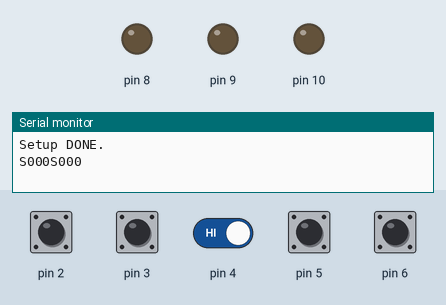
Bench run of a program on a simulated Arduino Uno, built with avr-gcc and run on an emulated ATmega328P. Shown: output pins drawn as LEDs (lit = HIGH), the last lines printed to the serial monitor. Inputs (shaded band) come from the test bench; at power-on: pin 2–6 HIGH.

Above: at 1.2 s.
1.3 s: pin 2 pulled LOW for 0.15 s
2.9 s: pin 5 pulled LOW for 0.15 s
4.5 s: pin 2 driven LOW and pin 4 driven LOW
At 5.4 s:
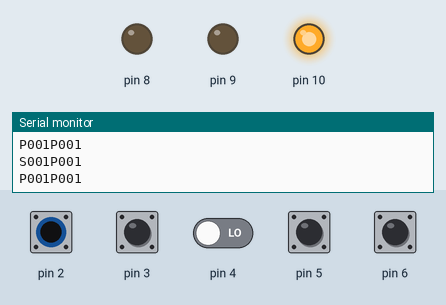
Timing chart, 0 to 7.5 s (numbered marks = the images above; inputs shaded):
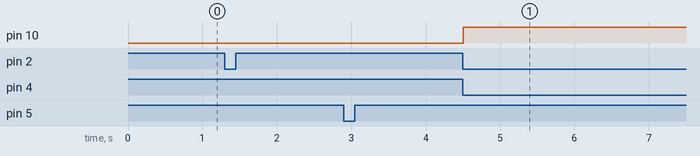

The program:

main.cpp
```cpp
#include <Arduino.h>
#include <Bounce2.h>
#include <Output.h>

Bounce2::Button btn2;
Bounce2::Button btn3;
Bounce2::Button btn4;

Bounce2::Button bumper1;
Bounce2::Button bumper2;

Output *led8;
Output *led9;
Output *led10;

int score = 0;

char sprintfbuffer[40];

Bounce2::Button initButton(int _pin, int _pressedState)
{
  Bounce2::Button button = Bounce2::Button();
  button.attach(_pin, INPUT_PULLUP);
  button.interval(5);
  button.setPressedState(_pressedState);
  return button;
}

void increaseScore(int points)
{
  score += points;
  sprintf(sprintfbuffer, "S%03dP%03d", score, points);
  Serial.println(sprintfbuffer);
}

void signalBumper(int _bumperNo)
{
  sprintf(sprintfbuffer, "B%03dP%03d", _bumperNo, _bumperNo);
  Serial.println(sprintfbuffer);
}

void signalPlunger(int _plungerNo)
{
  sprintf(sprintfbuffer, "P%03dP%03d", _plungerNo, _plungerNo);
  Serial.println(sprintfbuffer);
}


void setScore(int _score)
{
  score = _score;
  sprintf(sprintfbuffer, "S%03dS%03d", score, score);
  Serial.println(sprintfbuffer);
}

void setup()
{
  Serial.begin(9600);
  btn2 = initButton(2, LOW);
  btn3 = initButton(3, LOW);
  btn4 = initButton(4, LOW);

  bumper1 = initButton(5, LOW);
  bumper2 = initButton(6, HIGH);

  Output _led8 = Output(8);
  led8 = &_led8;
  Output _led9 = Output(9);
  led9 = &_led9;
  Output _led10 = Output(10);
  led10 = &_led10;

  Serial.println("Setup DONE.");
  setScore(0);
}

void loop()
{
  btn2.update();
  btn3.update();
  btn4.update();

  bumper1.update();
  bumper2.update();

  led8->update();
  led9->update();
  led10->update();

  if (btn2.isPressed() && btn3.isPressed() && btn4.isPressed())
  {
    setScore(0);
    delay(500);
  }

  if (btn2.pressed())
  {
    led8->turnOnFor(50);
    signalPlunger(1);
  }

  if (btn3.pressed())
  {
    led9->turnOnFor(50);
  }

  if (btn4.pressed())
  {
    led10->turnOnFor(50);
  }

  if (bumper1.pressed())
  {
    increaseScore(1);
  }

  if (bumper2.pressed())
  {
    increaseScore(3);
  }
}
```

Output.cpp
```cpp
#include "Output.h"
#include <Arduino.h>

Output::Output(int _pin)
{

    pin = _pin;
    pinMode(pin, OUTPUT);
    state = LOW;
}

void Output::turnOnFor(unsigned long _onInterval)
{
    onInterval = _onInterval;
    lastTurnedOn = millis();
    setState(HIGH);
}

void Output::setState(bool _state)
{
    if (state != _state)
    {
        state = _state;
        digitalWrite(pin, state);
    }
}

void Output::update()
{

    if (millis() > lastTurnedOn + onInterval)
    {
        setState(LOW);
        lastTurnedOn = 0;
    }
}
```

Output.h
```cpp
#include <limits.h>

#ifndef OUTPUT_H
#define OUTPUT_H

class Output
{
public:
  Output(int _pin);
  void turnOnFor(unsigned long onInterval);
  void update();
  void setState(bool _state);

private:
  int pin;
  bool state;
  unsigned long lastTurnedOn = INT_MAX;
  unsigned long onInterval = 0;
};

#endif
```

Measured:
- after the input at 4.5 s, pin 10: LOW → HIGH at once
